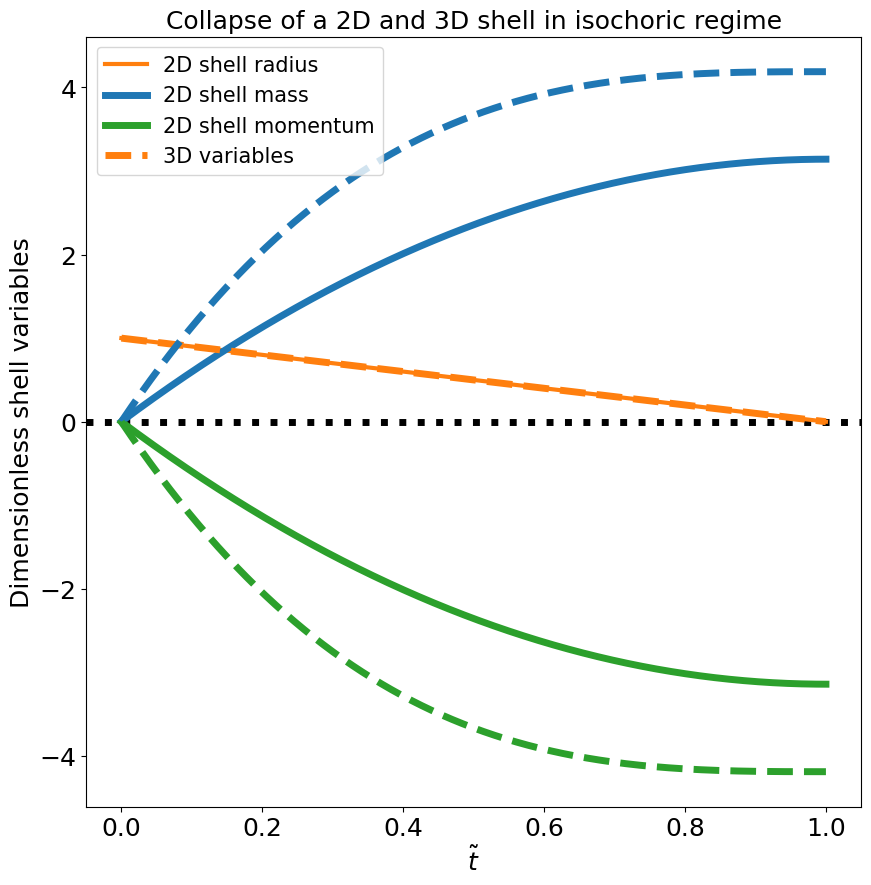

Write Python code to recreate this figure.
#!/usr/bin/env python3
# -*- coding: utf-8 -*-
"""
Created on Mon Apr 19 19:41:20 2021

@author: prateek
"""

import matplotlib.pyplot as plt
import numpy as np
from scipy.integrate import solve_ivp

def yprime(x,y):
    return [ y[1]/(fV*(1-y[0]**dim)), -fA*y[0]**(dim-1) ]


eps = 0.0001
tend = 1
t = np.linspace(eps,tend,10000); reltol = 1e-8
global dim, fV, fA
dim = 3; fV = 4*np.pi/3; fA = 4*np.pi

Xi = 100
Xf = 600

method_ODE = "DOP853"; 
sol = solve_ivp(yprime, [eps,tend], [1-np.sqrt(fA/(fV*dim))*eps,-fA*eps], t_eval=t, method=method_ODE, rtol=reltol)
R_3 = sol.y[0]; Pm_3 = sol.y[1]; M_3 = fV*(1-R_3**dim)

# save_arr = np.zeros((len(R),2),dtype=float)
# save_arr[:,0] = np.array(t)
# save_arr[:,1] = np.array(R)
# np.savetxt("isochoric_collapse/R_collapse", save_arr)

dim = 2; fV = np.pi; fA = 2*np.pi

method_ODE = "DOP853"; 
sol = solve_ivp(yprime, [eps,tend], [1-np.sqrt(fA/(fV*dim))*eps,-fA*eps], t_eval=t, method=method_ODE, rtol=reltol)
R_2 = sol.y[0]; Pm_2 = sol.y[1]; M_2 = fV*(1-R_2**dim)
save_arr = np.zeros((len(R_2),2),dtype=float)
save_arr[:,0] = np.array(t)
save_arr[:,1] = np.array(R_2)
# np.savetxt("isochoric_collapse/R_collapse", save_arr)

plt.figure(figsize=(10,10))

plt.axhline(0.0, color = 'k',linewidth = 5, linestyle='dotted')
plt.plot(t, R_2, '-', label='2D shell radius',color = 'tab:orange', linewidth = 3)
plt.plot(t, M_2,'-', label='2D shell mass', color = 'tab:blue',linewidth = 5)
plt.plot(t,Pm_2, '-', label='2D shell momentum', color = 'tab:green',linewidth = 5)
plt.plot(t, R_3, '--', label='3D variables', color = 'tab:orange',linewidth = 5)
plt.plot(t, M_3,'--', color = 'tab:blue',linewidth = 5)
plt.plot(t,Pm_3, '--', color = 'tab:green',linewidth = 5)
plt.legend(fontsize=15)
plt.title(r'Collapse of a 2D and 3D shell in isochoric regime',fontsize=18)
plt.xlabel(r'$\tilde{t}$',fontsize=18)
plt.tick_params(labelsize=18)
plt.ylabel('Dimensionless shell variables',fontsize=18)
# plt.grid()

# plt.ylim(-1.0,1.0)

# plt.savefig("shell_collapse.png")
# plt.show()
